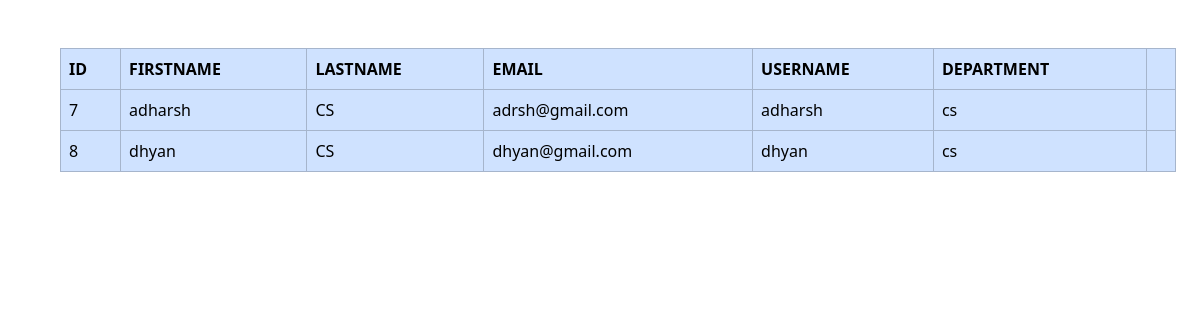
The app's page /depbyteacher (signed in) with its own data.
### newapp/models.py (models this page shows)
class Teacher(models.Model):
    depid=models.ForeignKey(Department,on_delete=models.CASCADE)
    tid=models.ForeignKey(User,on_delete=models.CASCADE)
    Age=models.IntegerField()
    Address=models.CharField(max_length=100)
    Qualification=models.CharField(max_length=100)

class User(AbstractUser):
    usertype=models.CharField(max_length=50)

class Department(models.Model):
    Dep_Name=models.CharField(max_length=100)

### newapp/views.py (the view)
# urls.py: path('depbyteacher',views.depbyteacher,name="depbyteacher"),
def depbyteacher(request):
    student=Student.objects.get(sid=request.user)
    department_teachers=Teacher.objects.filter(depid=student.depid)
    return render(request,'department_teacher.html',{'x1':department_teachers})

### newapp/templates/department_teacher.html (shortened to what this page needs)
<!DOCTYPE html>
<html lang="en">
<head>
    <link href="https://cdn.jsdelivr.net/npm/bootstrap@5.3.3/dist/css/bootstrap.min.css" rel="stylesheet">
</head>
</head>
<body>
    <div class="container m-5">
    <table  class="table table-bordered table-primary">
        <tr>
            <th>ID</th>
            <th>FIRSTNAME</th>
            <th>LASTNAME</th>
            <th>EMAIL</th>
            <th>USERNAME</th>
            <th>DEPARTMENT</th>
            <th></th>
        </tr>
        {% for i in x1 %}
        <tr>
            <td>{{i.id}}</td>
            <td>{{i.tid.first_name}}</td>
            <td>{{i.tid.last_name}}</td>
            <td>{{i.tid.email}}</td>
            <td>{{i.tid.username}}</td>
            <td>{{i.depid.Dep_Name}}</td>
            <td></td>
        </tr>
        {% endfor %}
    </table>
</div>
</body>
</html>

### records on screen
Teacher: id "7", tid.first_name "adharsh", tid.last_name "CS", tid.email "adrsh@gmail.com", tid.username "adharsh", depid.Dep_Name "cs"
Teacher: id "8", tid.first_name "dhyan", tid.last_name "CS", tid.email "dhyan@gmail.com", tid.username "dhyan", depid.Dep_Name "cs"
